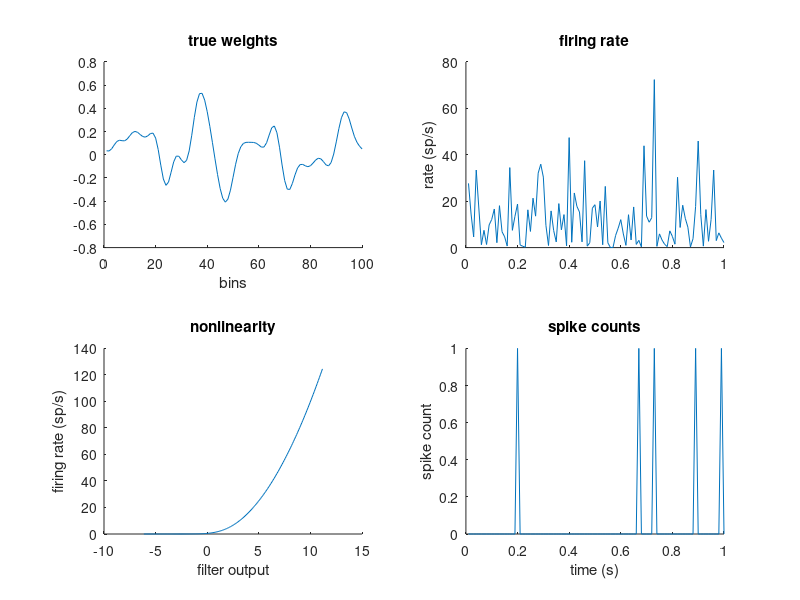

MATLAB code for this plot: (Note: this script raises an error after producing the figure.)
% demo_PoissonGLM.m
%
% Simulate and recover weights from a Poisson GLM under an exponential or
% generalized-softplus nonlinearity 

addpath nlfuns
addpath loglifuns
clear;  % clear memory

%% 1. Make simulated dataset =============

dtbin = .01; % bin size for representing time (s)

nw = 100;  % number of weights

% Create stimulus 
nsec = 1000;   % stimulus length 
nsamps = round(nsec/dtbin);  % number of bins
X = randn(nsamps,nw); % stimulus 

% Generate weights
sigsmooth = 2.5;  % sigma for smoothing true weights
gfilt = normpdf((1:nw)',nw/2,sigsmooth);  % Gaussian smoothing filter
wts = real(ifft(fft(randn(nw,1)).*fft(gfilt)));  % generate random smooth weights
wts = wts./norm(wts); % normalize weights to be unit vector

% Set up nonlinearity
nonlinearityTYPE = 2;  % (0 = exp, 1 = softplus p=0.6, 2 = softplus p=2)
switch nonlinearityTYPE
    case 0   % ---- set nonlinearity to exponential ---------
        fnlin = @exp; % set nonlinearity to exp

        % adjust model-specific params
        bias = 1.3;  % Set bias
        ptrue = 1; % not used, but set this to default so we don't get an error

    case 1 % ---- set nonlinearity to softplus p = 0.6 -------
    ptrue = .6;  % power
    fnlin = @(x)(log(1+exp(x)).^ptrue);

    % adjust model-specific params
    bias = 20; % Set bias
    wts = wts./norm(wts)*40; % set weights to be larger in amplitude

    otherwise % ---- set nonlinearity to softplus p = 2 -------
    ptrue = 2;  % power
    fnlin = @(x)(log(1+exp(x)).^ptrue);

    % adjust model-specific params
    bias = 2.5; % Set bias
    wts = wts./norm(wts)*2; % set weights to be larger in amplitude
end

% Simulate response
filteroutput = (X*wts) + bias; % output of filter + bias
rate = fnlin(filteroutput);  % conditional intensity
sps = poissrnd(rate*dtbin);  % spike train

% ======  Make plots showing true params and spike rates =========

subplot(221);  % plot weights
plot(wts); 
box off; title('true weights'); xlabel('bins');

subplot(223);  % plot nonlinearity
xx = min(filteroutput):.1:max(filteroutput);
plot(xx,fnlin(xx));  box off; 
title('nonlinearity'); xlabel('filter output'); ylabel('firing rate (sp/s)');

subplot(222);  % plot firing rate
tt = 1:min(nsamps,1/dtbin); % time bins to plot
plot(tt*dtbin,rate(tt)); box off; ylabel('rate (sp/s)'); title('firing rate');
subplot(224);  % plot spike counts
plot(tt*dtbin,sps(tt));  box off;    
ylabel('spike count'); xlabel('time (s)'); title('spike counts');

fprintf('------ Simulated dataset -------\n')
fprintf('number of bins: %d\n',nsamps);
fprintf('max spike rate: %.1f sp/s\n',max(rate));
fprintf('total spikes:  %d\n\n', sum(sps));


%% === 2. Fit poisson GLM using exponential nonlinearity ====================

Xmat = [X, ones(nsamps,1)];  % design matrix

% -- Set options --- 
opts = optimoptions('fminunc','algorithm','trust-region','SpecifyObjectiveGradient',true,'HessianFcn','objective','display','off');

% -- Make loss function and minimize -----
lossfunexp = @(w)neglogli_poissGLM_expnlin(w,Xmat,sps,dtbin); % set negative log-likelihood as loss func
prs0 = randn(nw+1,1)*.1;  % initialize weights randomly
tic; prsMLexp = fminunc(lossfunexp,prs0,opts); toc;

wMLexp = prsMLexp(1:nw);  % ML estimate of weights under exp nonlinearity
bMLexp = prsMLexp(nw+1);  % ML estimate of bias b under exp nonlinearity

%% === 3. Fit poisson GLM using true generalized-softplus nonlinearity ====================

% -- Make loss function and minimize -----
nlfun = @(x)gnlzsoftplusfun(x,ptrue);  % set nonlinearity
lossfunsp = @(w)neglogli_PoissGLM(w,Xmat, sps,nlfun,dtbin); % negative log-li fun
prs0 = prsMLexp; % initialize weights from exp fit
%prs0 = [wts;bias]; % initialize weights from ground truth
tic; prsMLsp = fminunc(lossfunsp,prs0,opts); toc;

wMLsp = prsMLsp(1:nw); % ML estimate of weights under (true) softplus nonlinearity
bMLsp = prsMLsp(nw+1); % ML estimate of bias under (true) softplus nonlinearity

%% === 4. Fit poisson GLM using generalized-softplus nonlinearity for a grid of p values ====================

% Set grid of values for power p
pgrid = 0.3:.1:4;
npgrid = length(pgrid);

prsHat = zeros(nw+1,npgrid);  % estimated params for each p
lossgrid = zeros(npgrid,1);  % negative log-likelihood 
prs0 = prsMLexp; % initialize weights from exp fit
fprintf('----- fitting weights for grid over p ------ \n');
for jj = 1:npgrid

    % -- Make loss function and minimize -----
    pval = pgrid(jj);
    nlfun = @(x)gnlzsoftplusfun(x,pval);  % set nonlinearity
    lossfunsp = @(w)neglogli_PoissGLM(w,Xmat, sps,nlfun,dtbin); % negative log-li fun
    prsML = fminunc(lossfunsp,prs0,opts);
    prsHat(:,jj) = prsML;
    lossgrid(jj) = lossfunsp(prsML);

    % initialize next fit from current fit
    prs0 = prsML;
    if mod(jj,1)==0
        fprintf('(iter %d, p=%.1f): neglogli = %.2f\n', jj,pval,lossgrid(jj));
    end
end
  
subplot(222);
plot(pgrid,lossgrid,'-o'); box off; title('log-likelihood vs power p');
xlabel('power p'); ylabel('negative log-li');

% Select p using the minimum of negative log-likelihood
[~,jjmin] = min(lossgrid);  % find minimal value of loss
wMLjoint = prsHat(1:nw,jjmin);  % extract weights
bMLjoint = prsHat(nw+1,jjmin);  % extract bias b
powML = pgrid(jjmin);  % extract power p

% %% === 5. Alternatively, let's see if we can recover the weights AND the power p via joint optimization ===================
% 
% % initialize parameters
% pow0 = 1;  % initial value of power
% prs0 = prsMLexp; % initialize weights from exp fit
% 
% % -- Make loss function under softplus nonlinearity and minimize for weights-----
% nlfun0 = @(x)gnlzsoftplusfun(x,pow0);  % set nonlinearity
% lossfun_wts = @(w)neglogli_PoissGLM(w,Xmat,sps,nlfun0,dtbin); % negative log-li fun
% prshat0 = fminunc(lossfun_wts,prs0,opts);
% 
% jointprs0 = [prshat0;pow0];
% 
% % -- Make loss function and minimize jointly for weights and power p -----
% lossfun_joint = @(wnl)neglogli_PoissGLM_wts_and_nlin(wnl,Xmat,sps,@gnlzsoftplusfun,dtbin); % negative log-li fun
% opts1 = optimoptions('fminunc','display','iter','MaxFunctionEvaluations',1e5);
% jointprs_hat= fminunc(lossfun_joint,jointprs0,opts1);
% 
% wMLjoint = jointprs_hat(1:nw);
% bMLjoint = jointprs_hat(nw+1);
% powML = jointprs_hat(end);


%% ==== 5. Make figs and print results ============

% Report result
fprintf('\n------ Fitting Results -------\n')
fprintf('     True vs exp:  corr coeff= %.2f\n', corr(wts,wMLexp));
fprintf('True vs softplus:  corr coeff= %.2f\n', corr(wts,wMLsp));
fprintf('   True vs joint:  corr coeff= %.2f\n', corr(wts,wMLjoint));
fprintf('\n    b true: %.2f\n',bias);
fprintf('     b-exp: %.2f\n',bMLexp);
fprintf('b-softplus: %.2f\n',bMLsp);
fprintf('   b-joint: %.2f\n',bMLjoint);

% Make plots
subplot(224);
ttw = 1:nw;
plot(ttw,wts./norm(wts),ttw,wMLexp./norm(wMLexp),ttw,wMLsp./norm(wMLsp));
axis tight;
xlabel('time bin'); ylabel('coefficient');
title('normalized true and inferred weights');
legend('true','ML-exp','ML-sp');

fprintf('\ntrue vs inferred power p:  %.2f, %.2f\n', ptrue,powML);
